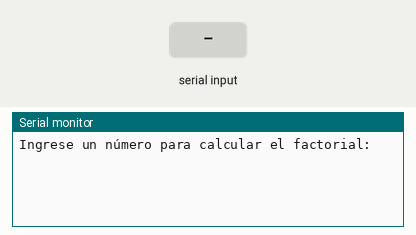
The program below on a simulated Arduino Uno, built with avr-gcc and run on an emulated ATmega328P. Parts: the last lines printed to the serial monitor. The test bench sets the inputs (shaded band).

Above: at 1.2 s.
1.3 s: "90,45\n" received over Serial
At 1.8 s:
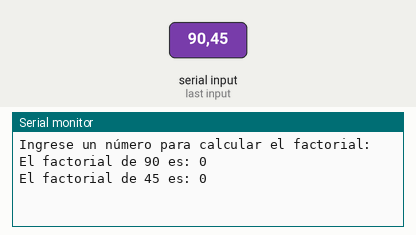
2.8 s: "30,150\n" received over Serial
At 5.2 s:
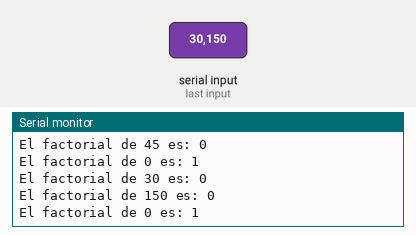
Timing chart, 0 to 6.7 s (numbered marks = the images above; inputs shaded):
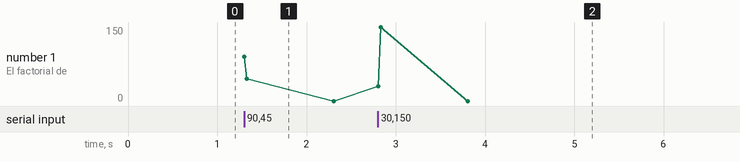

The program:

main.cpp
```cpp
#include <Arduino.h>

int factoria(int n) {
  if (n == 0) {
    return 1;
  } else {
    return n * factoria(n - 1);
  }
}

void setup() {
  Serial.begin(9600);
  while (!Serial) {

  }

  Serial.println("Ingrese un número para calcular el factorial:");
}

void loop() {
  if (Serial.available() > 0) {
    int num1 = Serial.parseInt();
    if (num1 >= 0) {
      Serial.print("El factorial de ");
      Serial.print(num1);
      Serial.print(" es: ");
      Serial.println(factoria(num1));
    } else {
      Serial.println("Ingrese un número no negativo.");
    }
  }
}
```

Measured:
- after the input at 1.3 s, the serial monitor: prints a new line at once (image 1)
- after the input at 2.8 s, the serial monitor: prints a new line at once (image 2)
